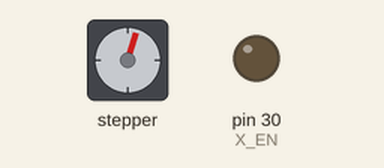
A sketch run on a simulated Arduino Mega 2560, built with avr-gcc and run on an emulated ATmega2560. Shown: stepper motor, output pins drawn as LEDs (lit = HIGH). Stepper angles assume 200 steps per turn.

Above: at 0.05 s.
At 1.1 s:
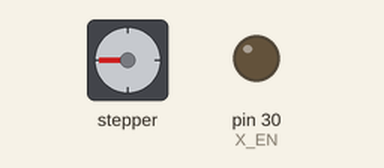
At 2.2 s:
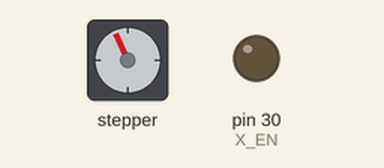
At 3.25 s:
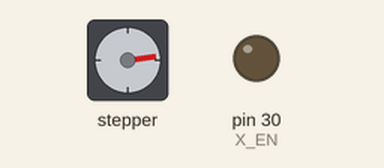
Timing chart, 0 to 5.5 s (numbered marks = the images above):
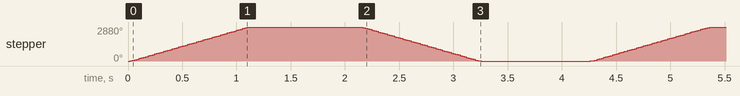

The sketch:

airhockey_firmware.ino
```cpp
#include <ros.h>
#include <A4988.h>
#include <FlexyStepper.h>

#include "pinout.h"
#include "airhockey_firmware.h"

#define MOTOR_STEPS 200

// configure the pins connected
int16_t striker_pos = 0;

FlexyStepper x_stepper;

void setup() {
    // Set target motor RPM to 1RPM and microstepping to 1 (full step mode)
    x_stepper.connectToPins(X_STEP_PIN, X_DIR_PIN);
    x_stepper.setSpeedInStepsPerSecond(2000);
    x_stepper.setAccelerationInStepsPerSecondPerSecond(40000);

    pinMode(X_EN, OUTPUT);
}

void loop() {
    digitalWrite(X_EN, LOW);
    x_stepper.moveRelativeInSteps(1600);
    x_stepper.processMovement();
    delay(1000);
    x_stepper.moveRelativeInSteps(-1600);
    x_stepper.processMovement();
    delay(1000);
}
```

airhockey_firmware.h
```cpp
#ifndef AIRHOCKEY_FIRMWARE_H
#define AIRHOCKEY_FIRMWARE_H

#include <Arduino.h>
#include <std_msgs/Int16.h>

std_msgs::Int16 position_command_msg;
std_msgs::Int16 position_feedback_msg;

void position_command_callback(const std_msgs::Int16& position_cmd);

#endif
```

pinout.h
```cpp
// use motor 0 as X
#define X_STEP_PIN 19
#define X_DIR_PIN 18
#define X_MS1 32
#define X_MS2 21
#define X_MS3 20
#define X_EN 30
// breakbeam switches
#define X_FW_BB 25
#define X_BW_BB 23

// use motor 1 as Y1
#define Y1_STEP_PIN 36
#define Y1_DIR_PIN 34
#define Y1_MS1 42
#define Y1_MS2 40
#define Y1_MS3 38
#define Y1_EN 44
#define Y1_FW_BB 29
#define Y1_BW_BB 27

// use motor 2 as Y2
#define Y2_STEP_PIN 2
#define Y2_DIR_PIN 3
#define Y2_MS1 16
#define Y2_MS2 15
#define Y2_MS3 14
#define Y2_EN 17
#define Y2_FW_BB 33
#define Y2_BW_BB 31

// use motor 3 as spare motor pins, for reference
#define SPARE_STEP_PIN 8
#define SPARE_DIR_PIN 9
#define SPARE_MS1 5
#define SPARE_MS2 6
#define SPARE_MS3 7
#define SPARE_EN 4
#define SPARE_FW_BB 37
#define SPARE_BW_BB 35

#define POWER_CTRL 11
#define POWER_SW 10

#define LED_PIN 13
```

Measured:
- by itself, stepper: turns 2880° clockwise in 1.1 s, then 2880° counter-clockwise in 1.1 s, repeating every 4.2 s
